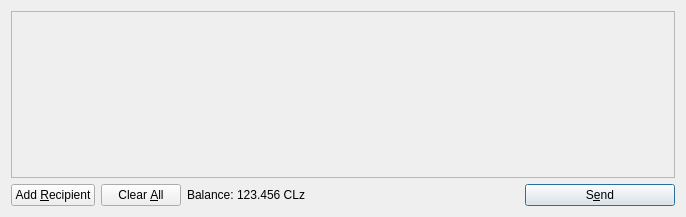
<?xml version="1.0" encoding="UTF-8"?>
<ui version="4.0">
 <class>SendCoinsDialog</class>
 <widget class="QDialog" name="SendCoinsDialog">
  <property name="geometry">
   <rect>
    <x>0</x>
    <y>0</y>
    <width>686</width>
    <height>217</height>
   </rect>
  </property>
  <property name="windowTitle">
   <string>Send Coins</string>
  </property>
  <layout class="QVBoxLayout" name="verticalLayout">
   <item>
    <widget class="QScrollArea" name="scrollArea">
     <property name="widgetResizable">
      <bool>true</bool>
     </property>
     <widget class="QWidget" name="scrollAreaWidgetContents">
      <property name="geometry">
       <rect>
        <x>0</x>
        <y>0</y>
        <width>666</width>
        <height>165</height>
       </rect>
      </property>
      <layout class="QVBoxLayout" name="verticalLayout_2">
       <property name="margin">
        <number>0</number>
       </property>
       <item>
        <layout class="QVBoxLayout" name="entries">
         <property name="spacing">
          <number>6</number>
         </property>
        </layout>
       </item>
       <item>
        <spacer name="verticalSpacer">
         <property name="orientation">
          <enum>Qt::Vertical</enum>
         </property>
         <property name="sizeHint" stdset="0">
          <size>
           <width>20</width>
           <height>40</height>
          </size>
         </property>
        </spacer>
       </item>
      </layout>
     </widget>
    </widget>
   </item>
   <item>
    <layout class="QHBoxLayout" name="horizontalLayout">
     <item>
      <widget class="QPushButton" name="addButton">
       <property name="toolTip">
        <string>Send to multiple recipients at once</string>
       </property>
       <property name="text">
        <string>Add &amp;Recipient</string>
       </property>
       <property name="icon">
        <iconset resource="../bitcoin.qrc">
         <normaloff>:/icons/add</normaloff>:/icons/add</iconset>
       </property>
       <property name="autoDefault">
        <bool>false</bool>
       </property>
      </widget>
     </item>
     <item>
      <widget class="QPushButton" name="clearButton">
       <property name="sizePolicy">
        <sizepolicy hsizetype="Minimum" vsizetype="Fixed">
         <horstretch>0</horstretch>
         <verstretch>0</verstretch>
        </sizepolicy>
       </property>
       <property name="toolTip">
        <string>Remove all transaction fields</string>
       </property>
       <property name="text">
        <string>Clear &amp;All</string>
       </property>
       <property name="icon">
        <iconset resource="../bitcoin.qrc">
         <normaloff>:/icons/remove</normaloff>:/icons/remove</iconset>
       </property>
       <property name="autoRepeatDelay">
        <number>300</number>
       </property>
       <property name="autoDefault">
        <bool>false</bool>
       </property>
      </widget>
     </item>
     <item>
      <layout class="QHBoxLayout" name="horizontalLayout_2">
       <property name="spacing">
        <number>3</number>
       </property>
       <item>
        <widget class="QLabel" name="label">
         <property name="text">
          <string>Balance:</string>
         </property>
        </widget>
       </item>
       <item>
        <widget class="QLabel" name="labelBalance">
         <property name="cursor">
          <cursorShape>IBeamCursor</cursorShape>
         </property>
         <property name="text">
          <string>123.456 CLz</string>
         </property>
         <property name="textInteractionFlags">
          <set>Qt::LinksAccessibleByMouse|Qt::TextSelectableByKeyboard|Qt::TextSelectableByMouse</set>
         </property>
        </widget>
       </item>
      </layout>
     </item>
     <item>
      <spacer name="horizontalSpacer">
       <property name="orientation">
        <enum>Qt::Horizontal</enum>
       </property>
       <property name="sizeHint" stdset="0">
        <size>
         <width>40</width>
         <height>20</height>
        </size>
       </property>
      </spacer>
     </item>
     <item>
      <widget class="QPushButton" name="sendButton">
       <property name="minimumSize">
        <size>
         <width>150</width>
         <height>0</height>
        </size>
       </property>
       <property name="toolTip">
        <string>Confirm the send action</string>
       </property>
       <property name="text">
        <string>S&amp;end</string>
       </property>
       <property name="icon">
        <iconset resource="../bitcoin.qrc">
         <normaloff>:/icons/send</normaloff>:/icons/send</iconset>
       </property>
       <property name="default">
        <bool>true</bool>
       </property>
      </widget>
     </item>
    </layout>
   </item>
  </layout>
 </widget>
 <resources>
  <include location="../bitcoin.qrc"/>
 </resources>
 <connections/>
</ui>
